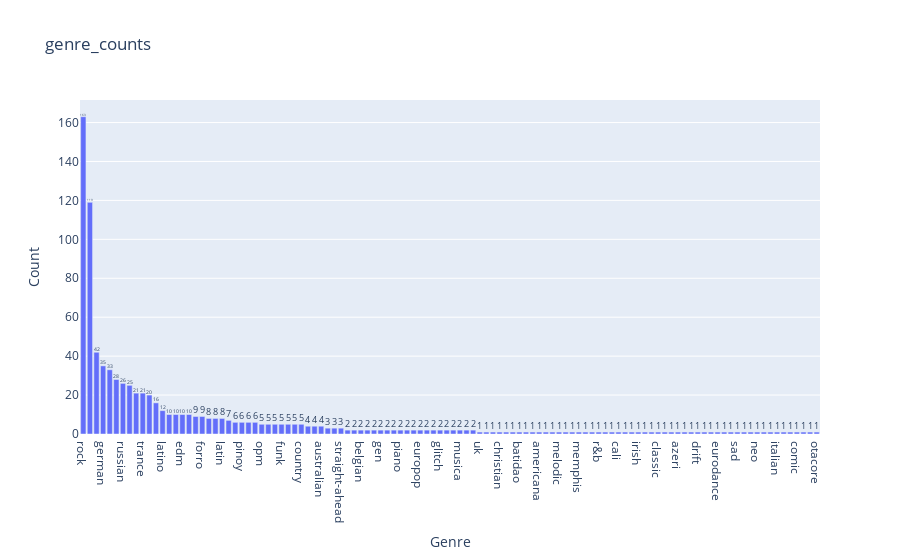

Notebook cell for this chart:
### Markdown cell above
Remove missing Genre

### Code cell
import plotly.graph_objects as go
#filter the Null genre
combined_df = combined_df[combined_df["genre"] != 'Null']
# visualise genre
genre_counts = combined_df["genre"].value_counts()
genre_counts_df = pd.DataFrame({
    'genre': genre_counts.index,
    'count': genre_counts.values
})
fig = go.Figure(data=[go.Bar(
    x=genre_counts_df['genre'], y=genre_counts_df['count'],
    text=genre_counts_df['count'], textposition='auto'
)])

fig.update_layout(title='genre_counts', xaxis_title='Genre', yaxis_title='Count')

fig.show()

### Figure 1 — Plotly figure (JSON) as saved in the notebook; plotly's stock layout.template omitted (floating-point values rounded to 4 significant figures)
{"data": [{"text": [163, 119, 42, 35, 33, 28, 26, 25, 21, 21, 20, 16, 12, 10, 10, 10, 10, 9, 9, 8, 8, 8, 7, 6, 6, 6, 6, 5, 5, 5, 5, 5, 5, 5, 4, 4, 4, 3, 3, 3, 2, 2, 2, 2, 2, 2, 2, 2, 2, 2, 2, 2, 2, 2, 2, 2, 2, 2, 2, 2, 1, 1, 1, 1, 1, 1, 1, 1, 1, 1, 1, 1, 1, 1, 1, 1, 1, 1, 1, 1, 1, 1, 1, 1, 1, 1, 1, 1, 1, 1, 1, 1, 1, 1, 1, 1, 1, 1, 1, 1, 1, 1, 1, 1, 1, 1, 1, 1, 1, 1, 1, 1], "textposition": "auto", "type": "bar", "x": ["rock", "pop", "mexican", "german", "egyptian", "hip", "russian", "rap", "brega", "trance", "indonesian", "reggaeton", "latino", "new", "arrocha", "edm", "canadian", "house", "forro", "dance", "contemporary", "latin", "trap", "adult", "pinoy", "downtempo", "alternative", "opm", "tenor", "chanson", "funk", "big", "k-pop", "country", "permanent", "french", "australian", "mahraganat", "alt", "straight-ahead", "corrido", "albany", "belgian", "sierreno", "christlicher", "gen", "folk-pop", "bedroom", "piano", "malaysian", "wave", "europop", "lgbtq+", "glitchcore", "glitch", "indie", "modern", "musica", "sertanejo", "urbano", "uk", "grunge", "tagalog", "christian", "cdo", "afrofuturism", "batidao", "hollywood", "ye", "americana", "nigerian", "hamburg", "melodic", "atl", "nordic", "memphis", "boy", "oklahoma", "r&b", "previa", "hardstyle", "cali", "disco", "filter", "irish", "hard", "social", "classic", "folk", "american", "azeri", "british", "classical", "drift", "nasheed", "drill", "eurodance", "saskatchewan", "binaural", "sad", "metalcore", "chill", "neo", "gospel", "south", "italian", "bachata", "techno", "comic", "hardcore", "north", "otacore"], "y": [163, 119, 42, 35, 33, 28, 26, 25, 21, 21, 20, 16, 12, 10, 10, 10, 10, 9, 9, 8, 8, 8, 7, 6, 6, 6, 6, 5, 5, 5, 5, 5, 5, 5, 4, 4, 4, 3, 3, 3, 2, 2, 2, 2, 2, 2, 2, 2, 2, 2, 2, 2, 2, 2, 2, 2, 2, 2, 2, 2, 1, 1, 1, 1, 1, 1, 1, 1, 1, 1, 1, 1, 1, 1, 1, 1, 1, 1, 1, 1, 1, 1, 1, 1, 1, 1, 1, 1, 1, 1, 1, 1, 1, 1, 1, 1, 1, 1, 1, 1, 1, 1, 1, 1, 1, 1, 1, 1, 1, 1, 1, 1]}], "layout": {"title": {"text": "genre_counts"}, "xaxis": {"title": {"text": "Genre"}}, "yaxis": {"title": {"text": "Count"}}}}
